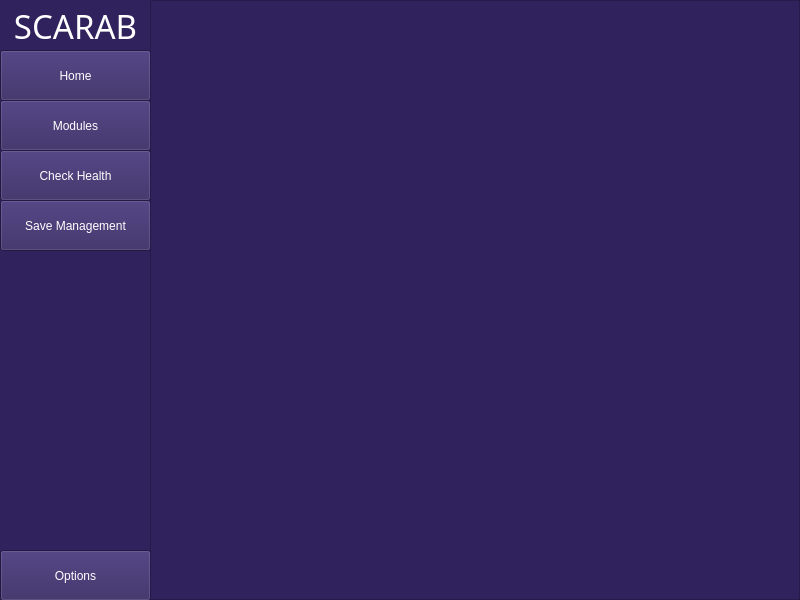
<?xml version="1.0" encoding="UTF-8"?>
<ui version="4.0">
 <class>SCARAB_MENU</class>
 <widget class="QMainWindow" name="SCARAB_MENU">
  <property name="geometry">
   <rect>
    <x>0</x>
    <y>0</y>
    <width>800</width>
    <height>600</height>
   </rect>
  </property>
  <property name="minimumSize">
   <size>
    <width>800</width>
    <height>600</height>
   </size>
  </property>
  <property name="maximumSize">
   <size>
    <width>800</width>
    <height>600</height>
   </size>
  </property>
  <property name="palette">
   <palette>
    <active>
     <colorrole role="WindowText">
      <brush brushstyle="SolidPattern">
       <color alpha="255">
        <red>255</red>
        <green>255</green>
        <blue>255</blue>
       </color>
      </brush>
     </colorrole>
     <colorrole role="Button">
      <brush brushstyle="SolidPattern">
       <color alpha="255">
        <red>48</red>
        <green>34</green>
        <blue>93</blue>
       </color>
      </brush>
     </colorrole>
     <colorrole role="Light">
      <brush brushstyle="SolidPattern">
       <color alpha="255">
        <red>72</red>
        <green>51</green>
        <blue>139</blue>
       </color>
      </brush>
     </colorrole>
     <colorrole role="Midlight">
      <brush brushstyle="SolidPattern">
       <color alpha="255">
        <red>60</red>
        <green>42</green>
        <blue>116</blue>
       </color>
      </brush>
     </colorrole>
     <colorrole role="Dark">
      <brush brushstyle="SolidPattern">
       <color alpha="255">
        <red>24</red>
        <green>17</green>
        <blue>46</blue>
       </color>
      </brush>
     </colorrole>
     <colorrole role="Mid">
      <brush brushstyle="SolidPattern">
       <color alpha="255">
        <red>32</red>
        <green>23</green>
        <blue>62</blue>
       </color>
      </brush>
     </colorrole>
     <colorrole role="Text">
      <brush brushstyle="SolidPattern">
       <color alpha="255">
        <red>255</red>
        <green>255</green>
        <blue>255</blue>
       </color>
      </brush>
     </colorrole>
     <colorrole role="BrightText">
      <brush brushstyle="SolidPattern">
       <color alpha="255">
        <red>255</red>
        <green>255</green>
        <blue>255</blue>
       </color>
      </brush>
     </colorrole>
     <colorrole role="ButtonText">
      <brush brushstyle="SolidPattern">
       <color alpha="255">
        <red>255</red>
        <green>255</green>
        <blue>255</blue>
       </color>
      </brush>
     </colorrole>
     <colorrole role="Base">
      <brush brushstyle="SolidPattern">
       <color alpha="255">
        <red>0</red>
        <green>0</green>
        <blue>0</blue>
       </color>
      </brush>
     </colorrole>
     <colorrole role="Window">
      <brush brushstyle="SolidPattern">
       <color alpha="255">
        <red>48</red>
        <green>34</green>
        <blue>93</blue>
       </color>
      </brush>
     </colorrole>
     <colorrole role="Shadow">
      <brush brushstyle="SolidPattern">
       <color alpha="255">
        <red>0</red>
        <green>0</green>
        <blue>0</blue>
       </color>
      </brush>
     </colorrole>
     <colorrole role="AlternateBase">
      <brush brushstyle="SolidPattern">
       <color alpha="255">
        <red>24</red>
        <green>17</green>
        <blue>46</blue>
       </color>
      </brush>
     </colorrole>
     <colorrole role="ToolTipBase">
      <brush brushstyle="SolidPattern">
       <color alpha="255">
        <red>255</red>
        <green>255</green>
        <blue>220</blue>
       </color>
      </brush>
     </colorrole>
     <colorrole role="ToolTipText">
      <brush brushstyle="SolidPattern">
       <color alpha="255">
        <red>0</red>
        <green>0</green>
        <blue>0</blue>
       </color>
      </brush>
     </colorrole>
     <colorrole role="PlaceholderText">
      <brush brushstyle="SolidPattern">
       <color alpha="127">
        <red>255</red>
        <green>255</green>
        <blue>255</blue>
       </color>
      </brush>
     </colorrole>
     <colorrole role="Accent">
      <brush brushstyle="SolidPattern">
       <color alpha="255">
        <red>0</red>
        <green>0</green>
        <blue>0</blue>
       </color>
      </brush>
     </colorrole>
    </active>
    <inactive>
     <colorrole role="WindowText">
      <brush brushstyle="SolidPattern">
       <color alpha="255">
        <red>255</red>
        <green>255</green>
        <blue>255</blue>
       </color>
      </brush>
     </colorrole>
     <colorrole role="Button">
      <brush brushstyle="SolidPattern">
       <color alpha="255">
        <red>48</red>
        <green>34</green>
        <blue>93</blue>
       </color>
      </brush>
     </colorrole>
     <colorrole role="Light">
      <brush brushstyle="SolidPattern">
       <color alpha="255">
        <red>72</red>
        <green>51</green>
        <blue>139</blue>
       </color>
      </brush>
     </colorrole>
     <colorrole role="Midlight">
      <brush brushstyle="SolidPattern">
       <color alpha="255">
        <red>60</red>
        <green>42</green>
        <blue>116</blue>
       </color>
      </brush>
     </colorrole>
     <colorrole role="Dark">
      <brush brushstyle="SolidPattern">
       <color alpha="255">
        <red>24</red>
        <green>17</green>
        <blue>46</blue>
       </color>
      </brush>
     </colorrole>
     <colorrole role="Mid">
      <brush brushstyle="SolidPattern">
       <color alpha="255">
        <red>32</red>
        <green>23</green>
        <blue>62</blue>
       </color>
      </brush>
     </colorrole>
     <colorrole role="Text">
      <brush brushstyle="SolidPattern">
       <color alpha="255">
        <red>255</red>
        <green>255</green>
        <blue>255</blue>
       </color>
      </brush>
     </colorrole>
     <colorrole role="BrightText">
      <brush brushstyle="SolidPattern">
       <color alpha="255">
        <red>255</red>
        <green>255</green>
        <blue>255</blue>
       </color>
      </brush>
     </colorrole>
     <colorrole role="ButtonText">
      <brush brushstyle="SolidPattern">
       <color alpha="255">
        <red>255</red>
        <green>255</green>
        <blue>255</blue>
       </color>
      </brush>
     </colorrole>
     <colorrole role="Base">
      <brush brushstyle="SolidPattern">
       <color alpha="255">
        <red>0</red>
        <green>0</green>
        <blue>0</blue>
       </color>
      </brush>
     </colorrole>
     <colorrole role="Window">
      <brush brushstyle="SolidPattern">
       <color alpha="255">
        <red>48</red>
        <green>34</green>
        <blue>93</blue>
       </color>
      </brush>
     </colorrole>
     <colorrole role="Shadow">
      <brush brushstyle="SolidPattern">
       <color alpha="255">
        <red>0</red>
        <green>0</green>
        <blue>0</blue>
       </color>
      </brush>
     </colorrole>
     <colorrole role="AlternateBase">
      <brush brushstyle="SolidPattern">
       <color alpha="255">
        <red>24</red>
        <green>17</green>
        <blue>46</blue>
       </color>
      </brush>
     </colorrole>
     <colorrole role="ToolTipBase">
      <brush brushstyle="SolidPattern">
       <color alpha="255">
        <red>255</red>
        <green>255</green>
        <blue>220</blue>
       </color>
      </brush>
     </colorrole>
     <colorrole role="ToolTipText">
      <brush brushstyle="SolidPattern">
       <color alpha="255">
        <red>0</red>
        <green>0</green>
        <blue>0</blue>
       </color>
      </brush>
     </colorrole>
     <colorrole role="PlaceholderText">
      <brush brushstyle="SolidPattern">
       <color alpha="127">
        <red>255</red>
        <green>255</green>
        <blue>255</blue>
       </color>
      </brush>
     </colorrole>
     <colorrole role="Accent">
      <brush brushstyle="SolidPattern">
       <color alpha="255">
        <red>0</red>
        <green>0</green>
        <blue>0</blue>
       </color>
      </brush>
     </colorrole>
    </inactive>
    <disabled>
     <colorrole role="WindowText">
      <brush brushstyle="SolidPattern">
       <color alpha="255">
        <red>24</red>
        <green>17</green>
        <blue>46</blue>
       </color>
      </brush>
     </colorrole>
     <colorrole role="Button">
      <brush brushstyle="SolidPattern">
       <color alpha="255">
        <red>48</red>
        <green>34</green>
        <blue>93</blue>
       </color>
      </brush>
     </colorrole>
     <colorrole role="Light">
      <brush brushstyle="SolidPattern">
       <color alpha="255">
        <red>72</red>
        <green>51</green>
        <blue>139</blue>
       </color>
      </brush>
     </colorrole>
     <colorrole role="Midlight">
      <brush brushstyle="SolidPattern">
       <color alpha="255">
        <red>60</red>
        <green>42</green>
        <blue>116</blue>
       </color>
      </brush>
     </colorrole>
     <colorrole role="Dark">
      <brush brushstyle="SolidPattern">
       <color alpha="255">
        <red>24</red>
        <green>17</green>
        <blue>46</blue>
       </color>
      </brush>
     </colorrole>
     <colorrole role="Mid">
      <brush brushstyle="SolidPattern">
       <color alpha="255">
        <red>32</red>
        <green>23</green>
        <blue>62</blue>
       </color>
      </brush>
     </colorrole>
     <colorrole role="Text">
      <brush brushstyle="SolidPattern">
       <color alpha="255">
        <red>24</red>
        <green>17</green>
        <blue>46</blue>
       </color>
      </brush>
     </colorrole>
     <colorrole role="BrightText">
      <brush brushstyle="SolidPattern">
       <color alpha="255">
        <red>255</red>
        <green>255</green>
        <blue>255</blue>
       </color>
      </brush>
     </colorrole>
     <colorrole role="ButtonText">
      <brush brushstyle="SolidPattern">
       <color alpha="255">
        <red>24</red>
        <green>17</green>
        <blue>46</blue>
       </color>
      </brush>
     </colorrole>
     <colorrole role="Base">
      <brush brushstyle="SolidPattern">
       <color alpha="255">
        <red>48</red>
        <green>34</green>
        <blue>93</blue>
       </color>
      </brush>
     </colorrole>
     <colorrole role="Window">
      <brush brushstyle="SolidPattern">
       <color alpha="255">
        <red>48</red>
        <green>34</green>
        <blue>93</blue>
       </color>
      </brush>
     </colorrole>
     <colorrole role="Shadow">
      <brush brushstyle="SolidPattern">
       <color alpha="255">
        <red>0</red>
        <green>0</green>
        <blue>0</blue>
       </color>
      </brush>
     </colorrole>
     <colorrole role="AlternateBase">
      <brush brushstyle="SolidPattern">
       <color alpha="255">
        <red>48</red>
        <green>34</green>
        <blue>93</blue>
       </color>
      </brush>
     </colorrole>
     <colorrole role="ToolTipBase">
      <brush brushstyle="SolidPattern">
       <color alpha="255">
        <red>255</red>
        <green>255</green>
        <blue>220</blue>
       </color>
      </brush>
     </colorrole>
     <colorrole role="ToolTipText">
      <brush brushstyle="SolidPattern">
       <color alpha="255">
        <red>0</red>
        <green>0</green>
        <blue>0</blue>
       </color>
      </brush>
     </colorrole>
     <colorrole role="PlaceholderText">
      <brush brushstyle="SolidPattern">
       <color alpha="127">
        <red>24</red>
        <green>17</green>
        <blue>46</blue>
       </color>
      </brush>
     </colorrole>
     <colorrole role="Accent">
      <brush brushstyle="SolidPattern">
       <color alpha="255">
        <red>34</red>
        <green>24</green>
        <blue>65</blue>
       </color>
      </brush>
     </colorrole>
    </disabled>
   </palette>
  </property>
  <property name="windowTitle">
   <string>SCARAB_MENU</string>
  </property>
  <widget class="QWidget" name="centralwidget">
   <widget class="QPushButton" name="home_button">
    <property name="geometry">
     <rect>
      <x>0</x>
      <y>50</y>
      <width>151</width>
      <height>51</height>
     </rect>
    </property>
    <property name="text">
     <string>Home</string>
    </property>
    <property name="checkable">
     <bool>false</bool>
    </property>
    <property name="flat">
     <bool>false</bool>
    </property>
   </widget>
   <widget class="QPushButton" name="modules_button">
    <property name="geometry">
     <rect>
      <x>0</x>
      <y>100</y>
      <width>151</width>
      <height>51</height>
     </rect>
    </property>
    <property name="text">
     <string>Modules</string>
    </property>
    <property name="flat">
     <bool>false</bool>
    </property>
   </widget>
   <widget class="QPushButton" name="check_health_button">
    <property name="geometry">
     <rect>
      <x>0</x>
      <y>150</y>
      <width>151</width>
      <height>51</height>
     </rect>
    </property>
    <property name="text">
     <string>Check Health</string>
    </property>
    <property name="flat">
     <bool>false</bool>
    </property>
   </widget>
   <widget class="QPushButton" name="save_management_button">
    <property name="geometry">
     <rect>
      <x>0</x>
      <y>200</y>
      <width>151</width>
      <height>51</height>
     </rect>
    </property>
    <property name="text">
     <string>Save Management</string>
    </property>
   </widget>
   <widget class="QLabel" name="scarab_label">
    <property name="geometry">
     <rect>
      <x>0</x>
      <y>0</y>
      <width>151</width>
      <height>51</height>
     </rect>
    </property>
    <property name="font">
     <font>
      <family>Fira Mono</family>
      <pointsize>25</pointsize>
      <fontweight>Medium</fontweight>
     </font>
    </property>
    <property name="text">
     <string>SCARAB</string>
    </property>
    <property name="alignment">
     <set>Qt::AlignmentFlag::AlignCenter</set>
    </property>
   </widget>
   <widget class="QPushButton" name="options_button">
    <property name="geometry">
     <rect>
      <x>0</x>
      <y>550</y>
      <width>151</width>
      <height>51</height>
     </rect>
    </property>
    <property name="focusPolicy">
     <enum>Qt::FocusPolicy::StrongFocus</enum>
    </property>
    <property name="text">
     <string>Options</string>
    </property>
   </widget>
   <widget class="QFrame" name="content_frame">
    <property name="enabled">
     <bool>true</bool>
    </property>
    <property name="geometry">
     <rect>
      <x>150</x>
      <y>0</y>
      <width>650</width>
      <height>600</height>
     </rect>
    </property>
    <property name="frameShape">
     <enum>QFrame::Shape::StyledPanel</enum>
    </property>
    <property name="frameShadow">
     <enum>QFrame::Shadow::Raised</enum>
    </property>
   </widget>
  </widget>
 </widget>
 <resources/>
 <connections/>
</ui>
